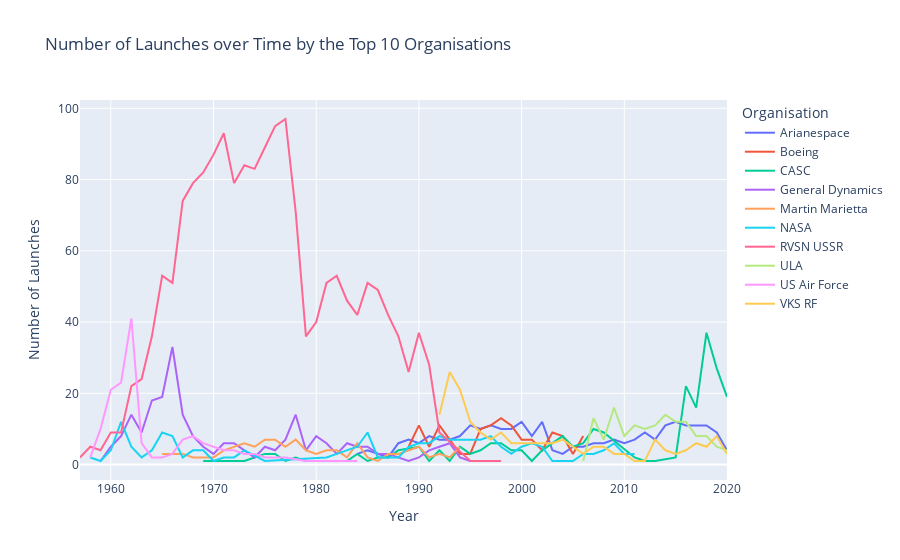

Notebook cell for this chart:
### Code cell
top_10_orgs_line_graph = px.line(top_10_orgs, x="Date", y="Number Of Launches", color="Organisation", 
                                 title="Number of Launches over Time by the Top 10 Organisations")
top_10_orgs_line_graph.update_layout(xaxis_title="Year", yaxis_title="Number of Launches")
top_10_orgs_line_graph.show()

### Figure 1 — Plotly figure (JSON) as saved in the notebook; plotly's stock layout.template omitted (floating-point values rounded to 4 significant figures)
{"data": [{"hovertemplate": "Organisation=Arianespace<br>Date=%{x}<br>Number Of Launches=%{y}<extra></extra>", "legendgroup": "Arianespace", "line": {"color": "#636efa", "dash": "solid"}, "marker": {"symbol": "circle"}, "mode": "lines", "name": "Arianespace", "orientation": "v", "showlegend": true, "type": "scatter", "x": [1984, 1985, 1986, 1987, 1988, 1989, 1990, 1991, 1992, 1993, 1994, 1995, 1996, 1997, 1998, 1999, 2000, 2001, 2002, 2003, 2004, 2005, 2006, 2007, 2008, 2009, 2010, 2011, 2012, 2013, 2014, 2015, 2016, 2017, 2018, 2019, 2020], "xaxis": "x", "y": [3, 4, 3, 2, 6, 7, 6, 8, 7, 7, 8, 11, 10, 11, 10, 10, 12, 8, 12, 4, 3, 5, 5, 6, 6, 7, 6, 7, 9, 7, 11, 12, 11, 11, 11, 9, 4], "yaxis": "y"}, {"hovertemplate": "Organisation=Boeing<br>Date=%{x}<br>Number Of Launches=%{y}<extra></extra>", "legendgroup": "Boeing", "line": {"color": "#EF553B", "dash": "solid"}, "marker": {"symbol": "circle"}, "mode": "lines", "name": "Boeing", "orientation": "v", "showlegend": true, "type": "scatter", "x": [1989, 1990, 1991, 1992, 1993, 1994, 1995, 1996, 1997, 1998, 1999, 2000, 2001, 2002, 2003, 2004, 2005, 2006], "xaxis": "x", "y": [5, 11, 5, 11, 7, 3, 3, 10, 11, 13, 11, 7, 7, 4, 9, 8, 3, 8], "yaxis": "y"}, {"hovertemplate": "Organisation=CASC<br>Date=%{x}<br>Number Of Launches=%{y}<extra></extra>", "legendgroup": "CASC", "line": {"color": "#00cc96", "dash": "solid"}, "marker": {"symbol": "circle"}, "mode": "lines", "name": "CASC", "orientation": "v", "showlegend": true, "type": "scatter", "x": [1969, 1970, 1971, 1972, 1973, 1974, 1975, 1976, 1977, 1978, 1979, 1981, 1982, 1983, 1984, 1985, 1986, 1987, 1988, 1990, 1991, 1992, 1993, 1994, 1995, 1996, 1997, 1998, 1999, 2000, 2001, 2002, 2003, 2004, 2005, 2006, 2007, 2008, 2011, 2012, 2013, 2015, 2016, 2017, 2018, 2019, 2020], "xaxis": "x", "y": [1, 1, 1, 1, 1, 2, 3, 3, 1, 2, 1, 1, 1, 1, 3, 1, 2, 2, 4, 5, 1, 4, 1, 5, 3, 4, 6, 6, 4, 4, 1, 4, 6, 8, 5, 6, 10, 9, 2, 1, 1, 2, 22, 16, 37, 27, 19], "yaxis": "y"}, {"hovertemplate": "Organisation=General Dynamics<br>Date=%{x}<br>Number Of Launches=%{y}<extra></extra>", "legendgroup": "General Dynamics", "line": {"color": "#ab63fa", "dash": "solid"}, "marker": {"symbol": "circle"}, "mode": "lines", "name": "General Dynamics", "orientation": "v", "showlegend": true, "type": "scatter", "x": [1959, 1960, 1961, 1962, 1963, 1964, 1965, 1966, 1967, 1968, 1969, 1970, 1971, 1972, 1973, 1974, 1975, 1976, 1977, 1978, 1979, 1980, 1981, 1982, 1983, 1984, 1985, 1986, 1987, 1988, 1989, 1990, 1991, 1992, 1993, 1994, 1995], "xaxis": "x", "y": [1, 5, 8, 14, 9, 18, 19, 33, 14, 8, 5, 3, 6, 6, 4, 2, 5, 4, 7, 14, 4, 8, 6, 3, 6, 5, 5, 3, 3, 2, 1, 2, 4, 5, 6, 2, 1], "yaxis": "y"}, {"hovertemplate": "Organisation=Martin Marietta<br>Date=%{x}<br>Number Of Launches=%{y}<extra></extra>", "legendgroup": "Martin Marietta", "line": {"color": "#FFA15A", "dash": "solid"}, "marker": {"symbol": "circle"}, "mode": "lines", "name": "Martin Marietta", "orientation": "v", "showlegend": true, "type": "scatter", "x": [1965, 1966, 1967, 1968, 1969, 1970, 1971, 1972, 1973, 1974, 1975, 1976, 1977, 1978, 1979, 1980, 1981, 1982, 1983, 1984, 1985, 1986, 1987, 1988, 1989, 1990, 1991, 1992, 1993, 1994], "xaxis": "x", "y": [3, 3, 3, 2, 2, 2, 4, 5, 6, 5, 7, 7, 5, 7, 4, 3, 4, 4, 2, 6, 2, 1, 3, 3, 4, 5, 2, 3, 2, 5], "yaxis": "y"}, {"hovertemplate": "Organisation=NASA<br>Date=%{x}<br>Number Of Launches=%{y}<extra></extra>", "legendgroup": "NASA", "line": {"color": "#19d3f3", "dash": "solid"}, "marker": {"symbol": "circle"}, "mode": "lines", "name": "NASA", "orientation": "v", "showlegend": true, "type": "scatter", "x": [1958, 1959, 1960, 1961, 1962, 1963, 1964, 1965, 1966, 1967, 1968, 1969, 1970, 1971, 1972, 1973, 1975, 1981, 1982, 1983, 1984, 1985, 1986, 1988, 1989, 1990, 1991, 1992, 1993, 1994, 1995, 1996, 1997, 1998, 1999, 2000, 2001, 2002, 2003, 2005, 2006, 2007, 2008, 2009, 2010, 2011], "xaxis": "x", "y": [2, 1, 4, 12, 5, 2, 4, 9, 8, 2, 4, 4, 1, 2, 2, 4, 1, 2, 3, 4, 5, 9, 2, 2, 5, 6, 6, 8, 7, 7, 7, 7, 8, 5, 3, 5, 6, 5, 1, 1, 3, 3, 4, 6, 3, 3], "yaxis": "y"}, {"hovertemplate": "Organisation=RVSN USSR<br>Date=%{x}<br>Number Of Launches=%{y}<extra></extra>", "legendgroup": "RVSN USSR", "line": {"color": "#FF6692", "dash": "solid"}, "marker": {"symbol": "circle"}, "mode": "lines", "name": "RVSN USSR", "orientation": "v", "showlegend": true, "type": "scatter", "x": [1957, 1958, 1959, 1960, 1961, 1962, 1963, 1964, 1965, 1966, 1967, 1968, 1969, 1970, 1971, 1972, 1973, 1974, 1975, 1976, 1977, 1978, 1979, 1980, 1981, 1982, 1983, 1984, 1985, 1986, 1987, 1988, 1989, 1990, 1991, 1992, 1995, 1996, 1998], "xaxis": "x", "y": [2, 5, 4, 9, 9, 22, 24, 36, 53, 51, 74, 79, 82, 87, 93, 79, 84, 83, 89, 95, 97, 71, 36, 40, 51, 53, 46, 42, 51, 49, 42, 36, 26, 37, 28, 9, 1, 1, 1], "yaxis": "y"}, {"hovertemplate": "Organisation=ULA<br>Date=%{x}<br>Number Of Launches=%{y}<extra></extra>", "legendgroup": "ULA", "line": {"color": "#B6E880", "dash": "solid"}, "marker": {"symbol": "circle"}, "mode": "lines", "name": "ULA", "orientation": "v", "showlegend": true, "type": "scatter", "x": [2006, 2007, 2008, 2009, 2010, 2011, 2012, 2013, 2014, 2015, 2016, 2017, 2018, 2019, 2020], "xaxis": "x", "y": [1, 13, 7, 16, 8, 11, 10, 11, 14, 12, 12, 8, 8, 5, 4], "yaxis": "y"}, {"hovertemplate": "Organisation=US Air Force<br>Date=%{x}<br>Number Of Launches=%{y}<extra></extra>", "legendgroup": "US Air Force", "line": {"color": "#FF97FF", "dash": "solid"}, "marker": {"symbol": "circle"}, "mode": "lines", "name": "US Air Force", "orientation": "v", "showlegend": true, "type": "scatter", "x": [1958, 1959, 1960, 1961, 1962, 1963, 1964, 1965, 1966, 1967, 1968, 1969, 1970, 1971, 1972, 1973, 1974, 1975, 1976, 1977, 1979, 1981, 1982, 1983, 1984], "xaxis": "x", "y": [2, 10, 21, 23, 41, 6, 2, 2, 3, 7, 8, 6, 5, 4, 4, 3, 3, 2, 2, 2, 1, 1, 1, 1, 1], "yaxis": "y"}, {"hovertemplate": "Organisation=VKS RF<br>Date=%{x}<br>Number Of Launches=%{y}<extra></extra>", "legendgroup": "VKS RF", "line": {"color": "#FECB52", "dash": "solid"}, "marker": {"symbol": "circle"}, "mode": "lines", "name": "VKS RF", "orientation": "v", "showlegend": true, "type": "scatter", "x": [1992, 1993, 1994, 1995, 1996, 1997, 1998, 1999, 2000, 2001, 2002, 2003, 2004, 2005, 2006, 2007, 2008, 2009, 2010, 2011, 2012, 2013, 2014, 2015, 2016, 2017, 2018, 2019, 2020], "xaxis": "x", "y": [14, 26, 21, 12, 9, 7, 9, 6, 6, 6, 6, 6, 7, 5, 3, 5, 5, 3, 3, 1, 1, 7, 4, 3, 4, 6, 5, 8, 3], "yaxis": "y"}], "layout": {"legend": {"title": {"text": "Organisation"}, "tracegroupgap": 0}, "title": {"text": "Number of Launches over Time by the Top 10 Organisations"}, "xaxis": {"anchor": "y", "domain": [0, 1], "title": {"text": "Year"}}, "yaxis": {"anchor": "x", "domain": [0, 1], "title": {"text": "Number of Launches"}}}}
